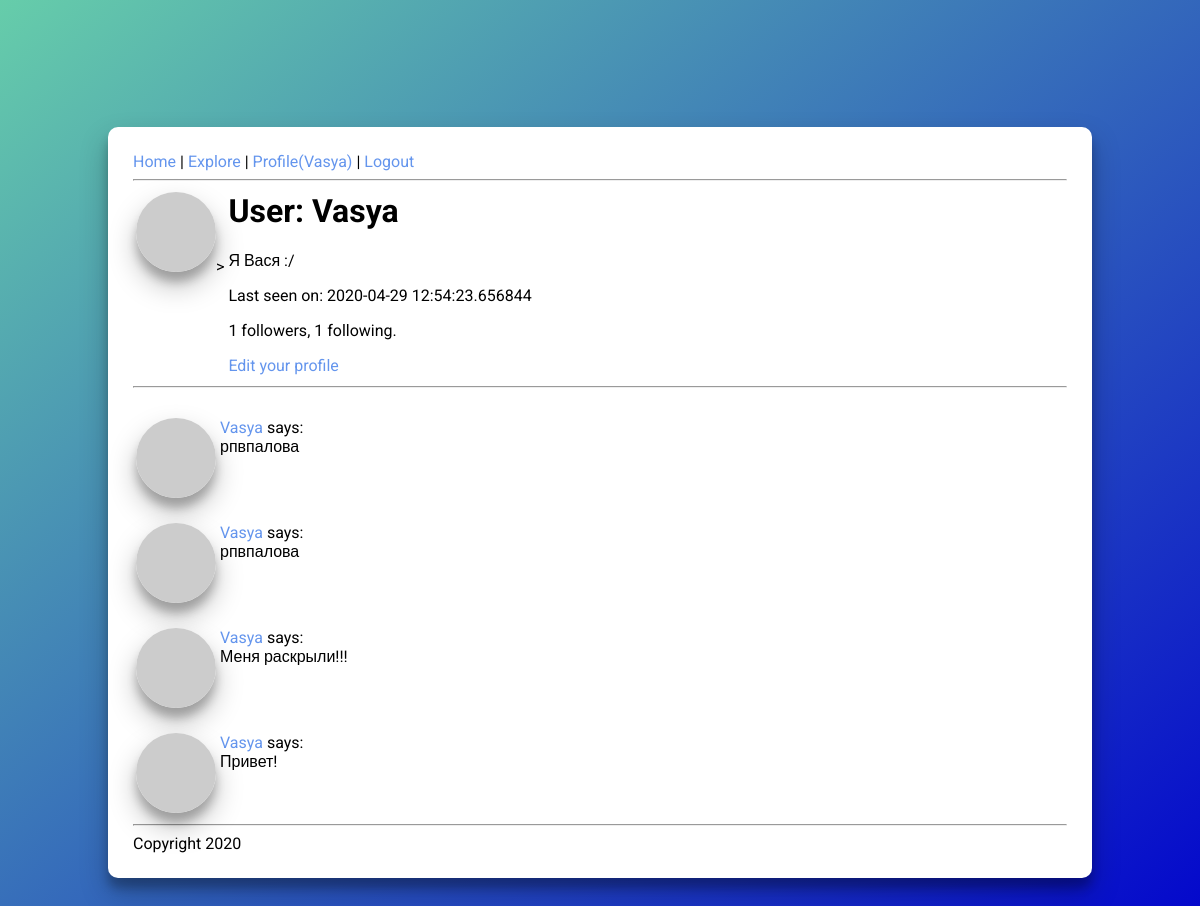
Screenshot of /user/Vasya (signed in) with the database file from the repository.
### app/models.py (models this page shows, shortened)
class User(UserMixin, db.Model):
    id = db.Column(db.Integer, primary_key=True)
    username = db.Column(db.String(64), index=True, unique=True)
    email = db.Column(db.String(120), index=True, unique=True)
    password_hash = db.Column(db.String(128))
    posts = db.relationship('Post', backref='author', lazy='dynamic')
    about_me = db.Column(db.String(140))
    last_seen = db.Column(db.DateTime, default=datetime.utcnow)
    followed = db.relationship(
        'User', secondary=followers,
        primaryjoin=(followers.c.follower_id == id),
        secondaryjoin=(followers.c.followed_id == id),
        backref=db.backref('followers', lazy='dynamic'), lazy='dynamic')
    def avatar(self, size):
            digest = md5(self.email.lower().encode('utf-8')).hexdigest()
            return 'https://www.gravatar.com/avatar/{}?d=identicon&s={}'.format(
                    digest, size)

class Post(db.Model):
    id = db.Column(db.Integer, primary_key=True)
    body = db.Column(db.String(140))
    timestamp = db.Column(db.DateTime, index=True, default=datetime.utcnow)
    user_id = db.Column(db.Integer, db.ForeignKey('user.id'))

### app/routes.py (the view)
@app.route('/user/<username>')
@login_required
def user(username):
    user = User.query.filter_by(username=username).first_or_404()
    page = request.args.get('page', 1, type=int)
    posts = user.posts.order_by(Post.timestamp.desc()).paginate(
        page, app.config['POSTS_PER_PAGE'], False)
    next_url = url_for('user', username=user.username, page=posts.next_num) \
        if posts.has_next else None
    prev_url = url_for('user', username=user.username, page=posts.prev_num) \
        if posts.has_prev else None
    return render_template('user.html', user=user, posts=posts.items,
                           next_url=next_url, prev_url=prev_url)

### app/models.py (called while the page is built)
@login.user_loader
def load_user(id):
    return User.query.get(int(id))

### app/routes.py (called while the page is built)
@app.before_request
def before_request():
    if current_user.is_authenticated:
        current_user.last_seen = datetime.utcnow()
        db.session.commit()

### app/Templates/user.html (shortened to what this page needs)
﻿{% extends "layout.html" %}
{% block content %}
<table>
    <tr valign="top">
        <td><img class="avatar" src="{{ user.avatar(128) }}">></td>
        <td>
            <h1>User: {{ user.username }}</h1>
            {% if user.about_me %}<p>{{ user.about_me }}</p>{% endif %}
            {% if user.last_seen %}<p>Last seen on: {{ user.last_seen }}</p>{% endif %}
            <p>{{ user.followers.count() }} followers, {{ user.followed.count() }} following.</p>
            {% if user == current_user %}
            <p><a href="{{ url_for('edit_profile') }}">Edit your profile</a></p>
            {% elif not current_user.is_following(user) %}
            <p><a href="{{ url_for('follow', username=user.username) }}">Follow</a></p>
            {% else %}
            <p><a href="{{ url_for('unfollow', username=user.username) }}">Unfollow</a></p>
            {% endif %}
        </td>
    </tr>
</table>
<hr>
    {% for post in posts %}
    {% include '_post.html' %}
{% endfor %}
{% endblock %}

### app/Templates/layout.html (shortened to what this page needs)
<html>
<head>
    <link rel="stylesheet" href="{{ url_for('static', filename='css/main.css') }}">
</head>
<body>
    <div class="main">
        <div class="header">
            <a href="{{ url_for('index') }}">Home</a> |
            <a href="{{ url_for('explore') }}">Explore</a> |
            {% if current_user.is_anonymous %}
            <a href="{{ url_for('login') }}">Login</a> |
            {% else %}
            <a href="{{ url_for('user', username=current_user.username) }}">Profile({{current_user.username}})</a> |
            <a href="{{ url_for('logout') }}">Logout</a>
            {% endif %}
        </div>
        <hr>
        {% block content %}{% endblock %}
        <hr>
        <div>Copyright 2020</div>
    </div>
</body>
</html>

### app/Templates/_post.html
﻿<table>
    <tr valign="top">
        <td><img class="avatar" src="{{ post.author.avatar(36) }}"></td>
        <td>
            <a href="{{ url_for('user', username=post.author.username) }}">
                {{ post.author.username }}
            </a>
            says:<br>{{ post.body }}
        </td>
    </tr>
</table>

### app/Static/css/main.css (style rules this page uses)
body { background: linear-gradient(to bottom right, mediumaquamarine, mediumblue); padding: 100px; box-shadow: black, 100px; font-family: "Roboto", sans-serif; }
.main { background-color: white; border-radius: 10px; padding: 25px; box-shadow: 0 14px 28px rgba(0,0,0,0.25), 0 10px 10px rgba(0,0,0,0.22); }
a { color: cornflowerblue; text-decoration: none; }
.avatar { border-radius: 50%; box-shadow: 0 14px 28px rgba(0,0,0,0.25), 0 10px 10px rgba(0,0,0,0.22); transition: .15s ease-out; }

### rows the page displays
User: username "Vasya", about_me "Я Вася :/", last_seen "2020-04-29 12:54:23.656844"
Post: author.username "Vasya", body "рпвпалова"
Post: author.username "Vasya", body "рпвпалова"
Post: author.username "Vasya", body "Меня раскрыли!!!"
Post: author.username "Vasya", body "Привет!"

### other values shown
{{ user.followers.count() }} "1"
{{ user.followed.count() }} "1"
